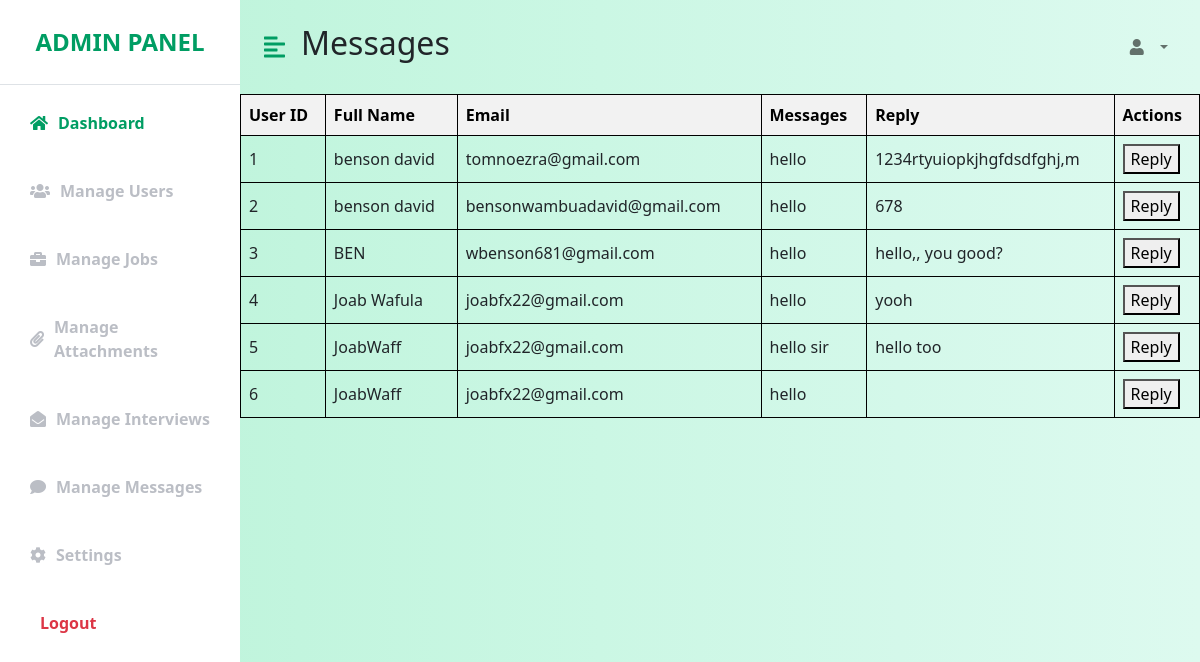
Page /admin_manage_messages.php on the committed database.
### tables this page shows
CREATE TABLE `contact_form` (
  `id` int(11) NOT NULL,
  `name` varchar(255) NOT NULL,
  `email` varchar(255) NOT NULL,
  `message` text NOT NULL,
  `reply` varchar(255) DEFAULT NULL,
  `submission_time` timestamp NOT NULL DEFAULT current_timestamp()
);

### admin_manage_messages.php (the view, shortened to what this page needs)
<!DOCTYPE html>
<html lang="en">
<head>
    <link href="https://cdn.jsdelivr.net/npm/bootstrap@5.0.0-beta3/dist/css/bootstrap.min.css" rel="stylesheet" />
    <link rel="stylesheet" href="https://cdnjs.cloudflare.com/ajax/libs/font-awesome/5.15.3/css/all.min.css" />
    <link rel="stylesheet" href="adminpannel.css" />
</head>
<body>
<div class="d-flex" id="wrapper">
        <div class="bg-white" id="sidebar-wrapper">
            <div class="sidebar-heading text-center py-4 primary-text fs-4 fw-bold text-uppercase border-bottom">
                <i class=></i>Admin Panel</div>
            <div class="list-group list-group-flush my-3">
                <a href="adminpannel.php" class="list-group-item list-group-item-action bg-transparent second-text active">
                    <i class="fa fa-home"></i>Dashboard</a>
                <br>
                <a href="fetch_user.php" class="list-group-item list-group-item-action bg-transparent second-text fw-bold">
                    <i class="fa fa-users"></i>Manage Users</a>
                <br>
                <a href="manage_jobs.php" class="list-group-item list-group-item-action bg-transparent second-text fw-bold">
                    <i class="fa fa-briefcase"></i>Manage Jobs</a>
                <br>
                <a href="manage_attachments.php" class="list-group-item list-group-item-action bg-transparent second-text fw-bold">
                    <i class="fa fa-paperclip"></i>Manage Attachments</a>
                <br>
                <a href="manage_interviews.php" class="list-group-item list-group-item-action bg-transparent second-text fw-bold">
                    <i class="fa fa-envelope-open"></i>Manage Interviews</a>
                <br>
                <a href="admin_manage_messages.php" class="list-group-item list-group-item-action bg-transparent second-text fw-bold">
                    <i class="fa fa-comment"></i>Manage Messages</a>
                <br>
                <a href="admin_settings.php" class="list-group-item list-group-item-action bg-transparent second-text fw-bold">
                    <i class="fa fa-cog"></i>Settings</a>
                <br>
                <a href="admin_logout.php" class="list-group-item list-group-item-action bg-transparent text-danger fw-bold">
                    <i class="fa fa-sign-out"></i>Logout</a>
            </div>
        </div>
        <div id="page-content-wrapper">
            <nav class="navbar navbar-expand-lg navbar-light bg-transparent py-4 px-4">
                <div class="d-flex align-items-center">
                    <i class="fas fa-align-left primary-text fs-4 me-3" id="menu-toggle"></i>
                    <h2 class="fs-2 m-0"><h2>Messages</h2></h2>
                </div>
                <div class="collapse navbar-collapse" id="navbarSupportedContent">
                    <ul class="navbar-nav ms-auto mb-2 mb-lg-0">
                        <li class="nav-item dropdown">
                            <a class="nav-link dropdown-toggle second-text fw-bold" href="#" id="navbarDropdown"
                                role="button" data-bs-toggle="dropdown" aria-expanded="false">
                                <i class="fas fa-user me-2"></i>
                </a>
                        </li>
                    </ul>
                </div>
            </nav>
            <?php
require_once 'connect.php';
$sql = "SELECT id, name, email, message, reply FROM contact_form";
$result = $conn->query($sql);
if ($result->num_rows > 0) {
    echo "<table>";
    echo "<tr><th>User ID</th><th>Full Name</th><th>Email</th><th>Messages</th><th>Reply</th><th>Actions</th></tr>";
    while($row = $result->fetch_assoc()) {
        echo "<tr>";
        echo "<td>" . $row['id'] . "</td>";
        echo "<td>" . $row['name'] . "</td>";
        echo "<td>" . $row['email'] . "</td>";
        echo "<td>" . $row['message'] . "</td>";
        echo "<td>" . $row['reply'] . "</td>";
        echo "<td class='action-links'>";
        echo "<button onclick='replyMessage(" . $row['id'] . ")'>Reply</button>";
        echo "</td>";
        echo "</tr>";
    }
    echo "</table>";
} else {
    echo "<h2>no messages found.</h2>";
}
?>
            </div>
        </div>
</body>
</html>

### adminpannel.css (style rules this page uses)
:root { --main-bg-color: #009d63; --main-text-color: #009d63; --second-text-color: #bbbec5; --second-bg-color: #c1efde; }
.primary-text { color: var(--main-text-color); }
.second-text { color: var(--second-text-color); }
#wrapper { overflow-x: hidden; background-image: linear-gradient( to right, #baf3d7, #c2f5de, #cbf7e4, #d4f8ea, #ddfaef ); }
#sidebar-wrapper { min-height: 100vh; margin-left: -15rem; -webkit-transition: margin 0.25s ease-out; -moz-transition: margin 0.25s ease-out; -o-transition: margin 0.25s ease-out; transition: margin 0.25s ease-out; }
#sidebar-wrapper .sidebar-heading { padding: 0.875rem 1.25rem; font-size: 1.2rem; }
#sidebar-wrapper .list-group { width: 15rem; }
#page-content-wrapper { min-width: 100vw; }
#menu-toggle { cursor: pointer; }
.list-group-item { border: none; padding: 10px 30px; display: flex; align-items: center; }
.list-group-item i { margin-right: 10px; }
.list-group-item.active { background-color: transparent; color: var(--main-text-color); font-weight: bold; border: none; }
@media (min-width: 768px) { #sidebar-wrapper { margin-left: 0; } }
@media (min-width: 768px) { #page-content-wrapper { min-width: 0; width: 100%; } }

### admin_manage_messages.php (style rules this page uses)
table { width: 100%; border-collapse: collapse; }
th, td { border: 1px solid black; padding: 8px; text-align: left; }
th { background-color: #f2f2f2; color: black; }

### rows in the picture
contact_form: id "1", name "benson david", email "tomnoezra@gmail.com", message "hello", reply "1234rtyuiopkjhgfdsdfghj,m"
contact_form: id "2", name "benson david", email "bensonwambuadavid@gmail.com", message "hello", reply "678"
contact_form: id "3", name "BEN", email "wbenson681@gmail.com", message "hello", reply "hello,, you good?"
contact_form: id "4", name "Joab Wafula", email "joabfx22@gmail.com", message "hello", reply "yooh"
contact_form: id "5", name "JoabWaff", email "joabfx22@gmail.com", message "hello sir", reply "hello too"
contact_form: id "6", name "JoabWaff", email "joabfx22@gmail.com", message "hello"
